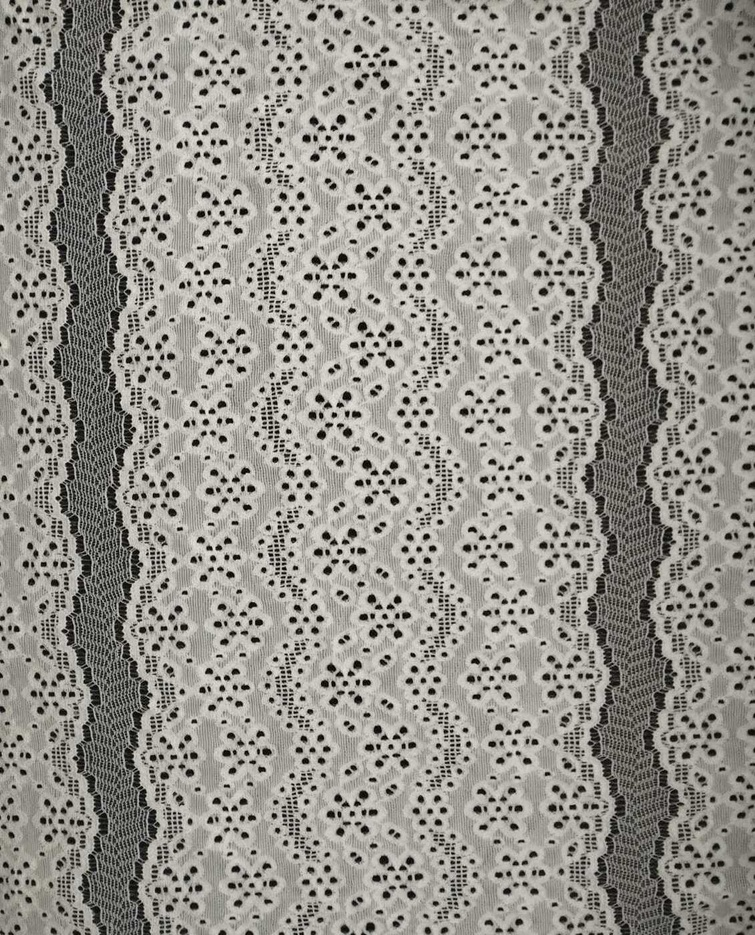
#> input picture data/guipure_pattern.jpeg, 755 x 935 px, shrunk from 1131 x 1400 before the run, found by its file name
$ python create_moving_fabric.py
#> lines starting #> are read from the running program, lines starting #| are printed output that depends on the picture
import cv2
import numpy as np

def create_moving_fabric_video(image_path, output_path, duration_seconds=10, fps=30):
    # Read the source image
#> called with image_path = 'data/guipure_pattern.jpeg', output_path = 'data/moving_fabric.avi', duration_seconds = 10, fps = 30
    img = cv2.imread(image_path)
#> img is the input picture: shape (935, 755, 3); mean B, G, R 139, 145.6, 148.3
    if img is None:
        print(f"Could not load image from {image_path}")
        return

    height, width = img.shape[:2]
#> height = 935; width = 755

    # Create video writer
    fourcc = cv2.VideoWriter_fourcc(*'XVID')
    out = cv2.VideoWriter(output_path, fourcc, fps, (width, height))

    # Calculate total frames and pixels to shift per frame
    total_frames = duration_seconds * fps
    pixels_per_frame = 2  # Adjust this for different speeds

    # Create each frame
    for i in range(total_frames):
        # Calculate shift amount
        shift = (i * pixels_per_frame) % height

        # Create new frame by rolling the image
        new_frame = np.roll(img, -shift, axis=0)

        # Write frame to video
        out.write(new_frame)
#> this loop made 300 passes
#> pass 2, in create_moving_fabric_video, `new_frame = np.roll(img, -shift, axis=0)`:
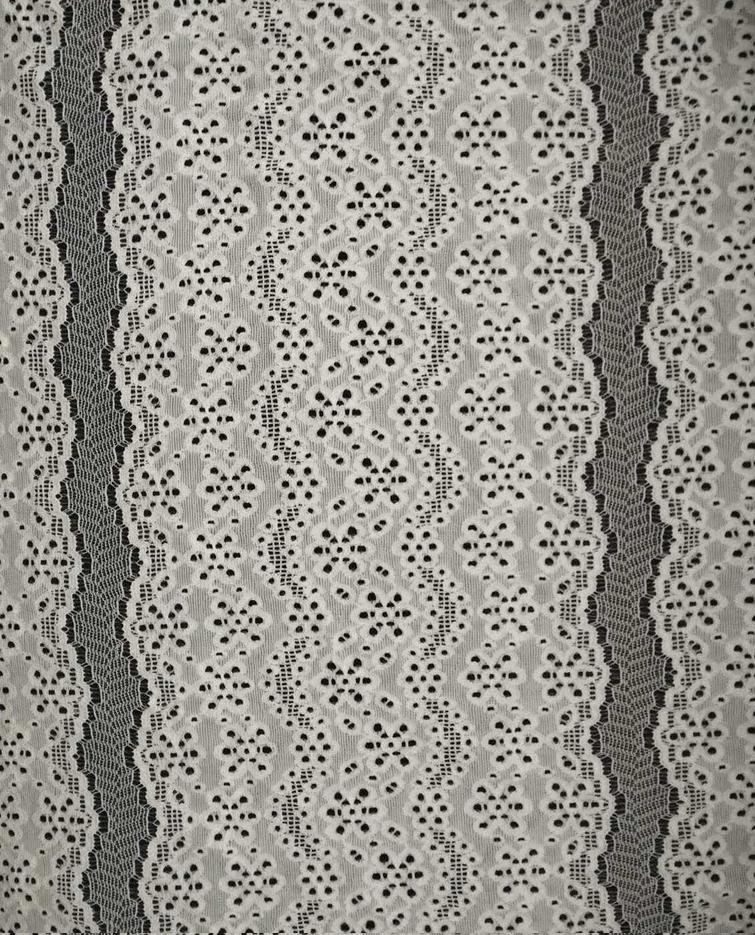
#> new_frame: shape (935, 755, 3); mean B, G, R 139, 145.6, 148.3
#> pass 3, in create_moving_fabric_video, `new_frame = np.roll(img, -shift, axis=0)`:
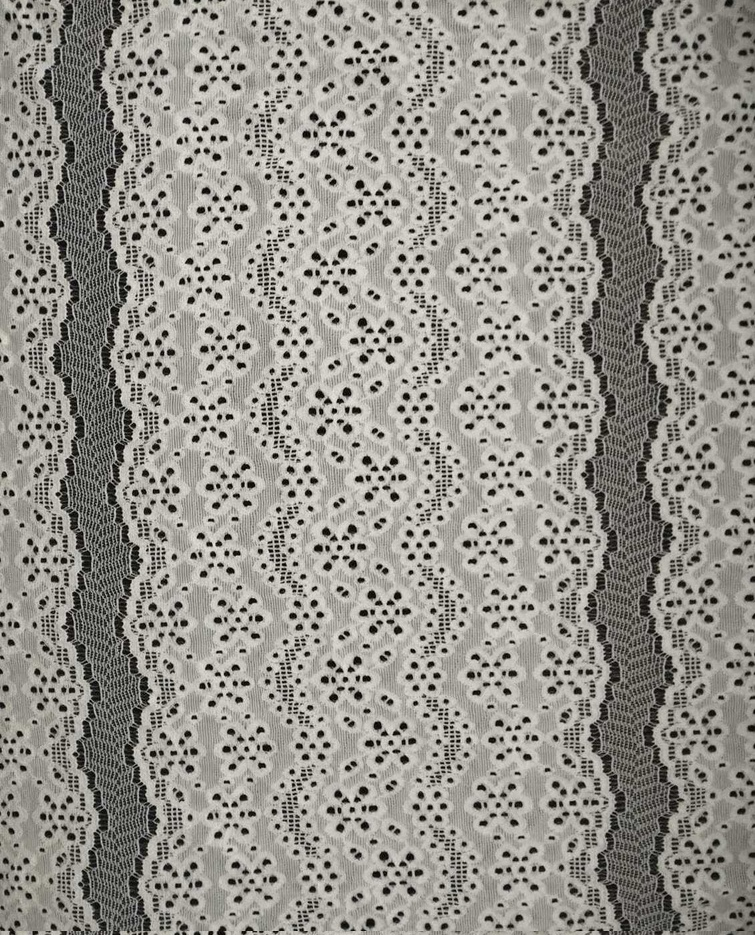
#> new_frame: shape (935, 755, 3); mean B, G, R 139, 145.6, 148.3
#> after the loop:
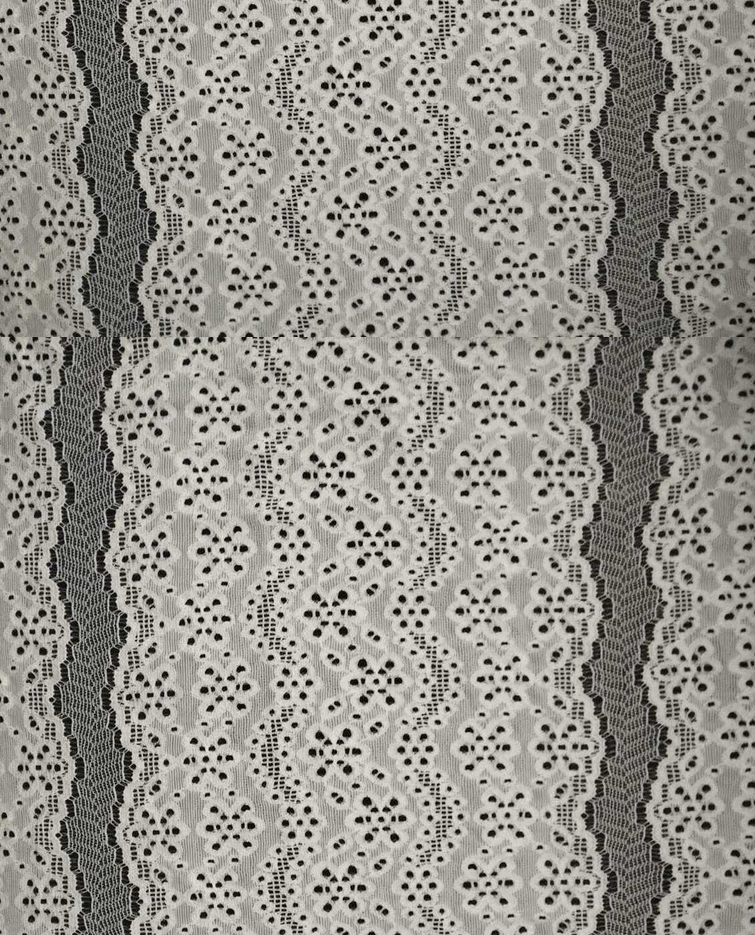
#> new_frame: shape (935, 755, 3); mean B, G, R 139, 145.6, 148.3

    out.release()

# Usage
image_path = "data/guipure_pattern.jpeg"
output_path = "data/moving_fabric.avi"
create_moving_fabric_video(image_path, output_path)
